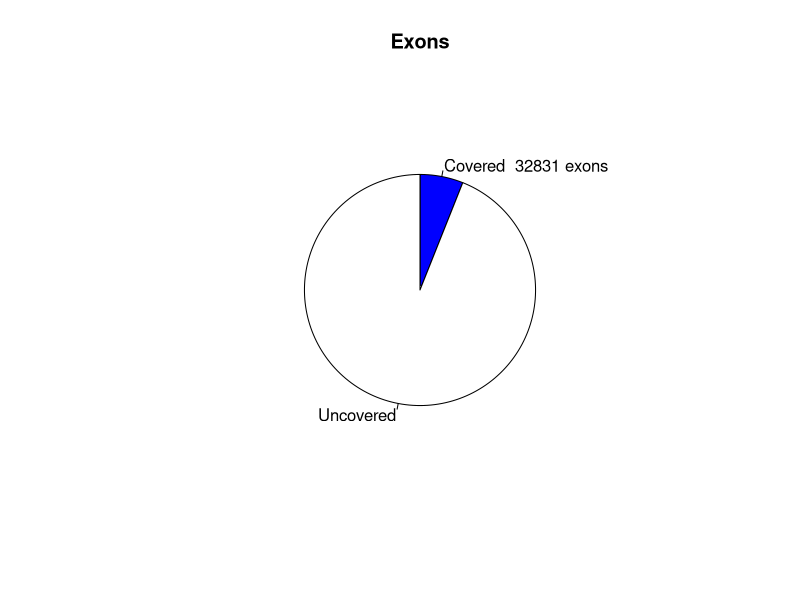

The R source for this figure:
png("/sonas-hs/bsr/hpc/data/yjin/test_BAMqc/exp/test1/figs/smp2.read_distr_pie.png",width=500,height=500,units="px")
pie(c(32831,510804),labels=c("Covered  32831 exons","Uncovered"),main="Exons",radius=0.6,clockwise=T,col=c("blue","white"))
dev.state = dev.off()
